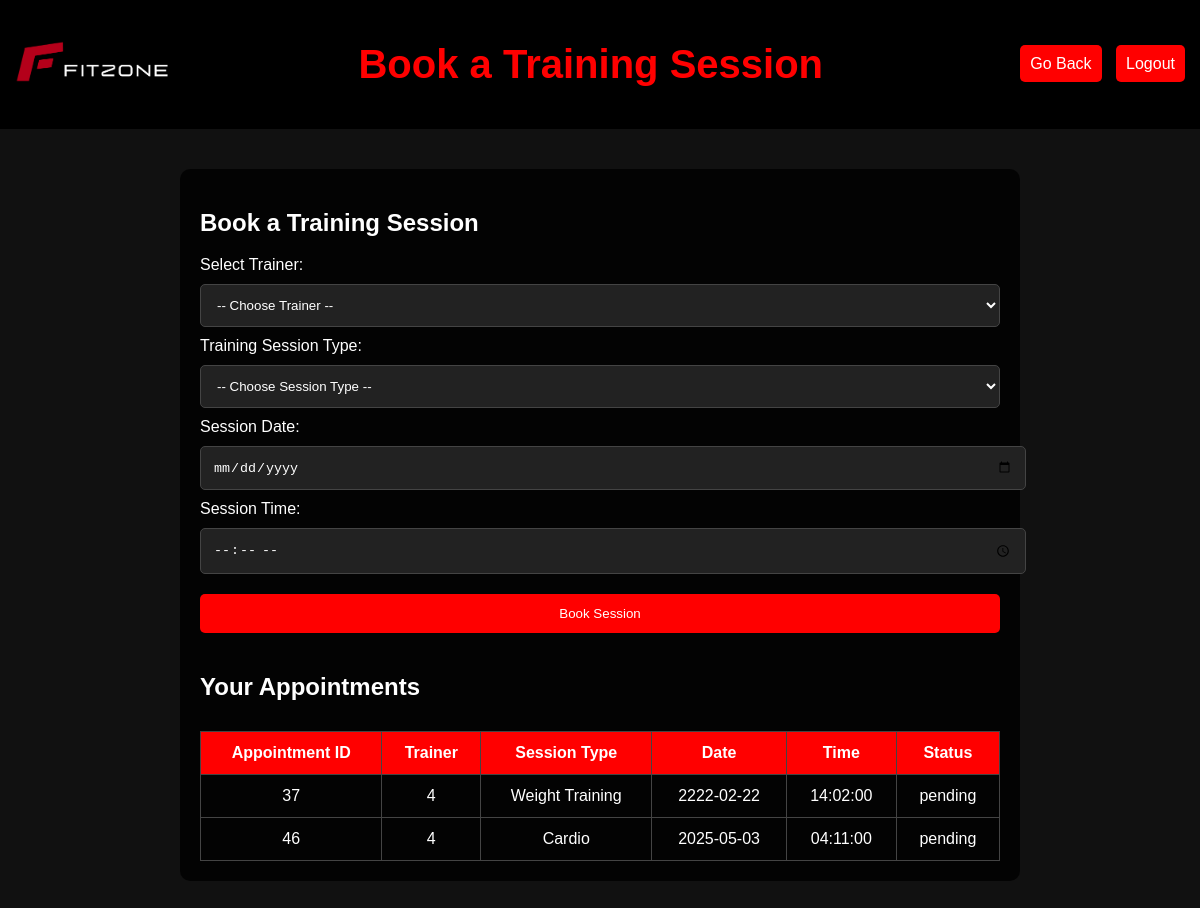
/gym/includes/appointment.php (signed in), run on the app's committed database.
### tables this page shows
CREATE TABLE `appointments` (
  `id` int(11) NOT NULL,
  `user_id` int(11) NOT NULL,
  `trainer_id` int(11) NOT NULL,
  `name` varchar(255) NOT NULL,
  `email` varchar(255) NOT NULL,
  `session_type` varchar(255) NOT NULL,
  `appointment_date` date NOT NULL,
  `appointment_time` time NOT NULL,
  `status` enum('pending','confirmed','cancelled') NOT NULL,
  `created_at` datetime NOT NULL DEFAULT current_timestamp()
);

### gym/includes/appointment.php (the view, shortened to what this page needs)
<?php
include('dbconnect.php');
$user_id = $_SESSION['user_id'];
$appointments_query = mysqli_query($conn, "SELECT * FROM appointments WHERE user_id = $user_id");
?>
<!DOCTYPE html>
<html lang="en">
<head>
</head>
<body>
<header>
    <div class="logo">
        <img src="../image/logo.png" alt="FitZone Logo">
    </div>
    <h1>Book a Training Session</h1>
    <div class="nav-links">
        <a href="user/user_dashboard.php">Go Back</a>
        <a href="logout.php">Logout</a>
    </div>
</header>
<div class="container">
    <div class="form-section">
        <h2>Book a Training Session</h2>
        <form action="" method="POST">
            <label for="trainer">Select Trainer:</label>
            <select id="trainer" name="trainer_id" required>
                <option value="">-- Choose Trainer --</option>
            </select>
            <label for="session_type">Training Session Type:</label>
            <select id="session_type" name="session_type" required>
                <option value="">-- Choose Session Type --</option>
            </select>
            <label for="session_date">Session Date:</label>
            <input type="date" id="session_date" name="session_date" required>
            <label for="session_time">Session Time:</label>
            <input type="time" id="session_time" name="session_time" required>
            <button type="submit" name="book_session">Book Session</button>
        </form>
    </div>
    <h2>Your Appointments</h2>
    <table class="appointments-table">
        <tr>
            <th>Appointment ID</th>
            <th>Trainer</th>
            <th>Session Type</th>
            <th>Date</th>
            <th>Time</th>
            <th>Status</th>
        </tr>
        <?php while ($appointment = mysqli_fetch_assoc($appointments_query)): ?>
        <tr>
            <td><?= $appointment['id']; ?></td>
            <td><?= $appointment['trainer_id']; ?></td>
            <td><?= $appointment['session_type']; ?></td>
            <td><?= $appointment['appointment_date']; ?></td>
            <td><?= $appointment['appointment_time']; ?></td>
            <td><?= $appointment['status']; ?></td>
        </tr>
        <?php endwhile; ?>
    </table>
</div>
</body>
</html>

### gym/includes/appointment.php (style rules this page uses)
body { font-family: Arial, sans-serif; background-color: #111; color: white; margin: 0; padding: 0; }
header { background-color: #000; color: white; padding: 15px; display: flex; justify-content: space-between; align-items: center; }
header img { height: 50px; }
header h1 { color: red; font-size: 2.5em; }
.nav-links a { color: white; padding: 10px; text-decoration: none; background-color: red; border-radius: 5px; margin-left: 10px; }
.container { padding: 20px; max-width: 800px; margin: 40px auto; background-color: rgba(0, 0, 0, 0.8); border-radius: 10px; }
.form-section { margin-bottom: 30px; }
.form-section input, .form-section select, .form-section button { width: 100%; padding: 12px; margin: 10px 0; border-radius: 5px; background-color: #222; color: white; border: 1px solid #444; }
.form-section button { background-color: red; border: none; }
.appointments-table { width: 100%; border-collapse: collapse; margin-top: 30px; }
th, td { padding: 12px; text-align: center; border: 1px solid #444; }
th { background-color: red; }
td { color: white; }

### data on the page
appointments: id "37", trainer "4", session_type "Weight Training", appointment_date "2222-02-22", appointment_time "14:02:00", status "pending"
appointments: id "46", trainer "4", session_type "Cardio", appointment_date "2025-05-03", appointment_time "04:11:00", status "pending"
